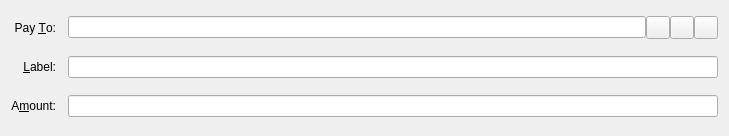
<?xml version="1.0" encoding="UTF-8"?>
<ui version="4.0">
 <class>SendCoinsEntry</class>
 <widget class="QFrame" name="SendCoinsEntry">
  <property name="geometry">
   <rect>
    <x>0</x>
    <y>0</y>
    <width>729</width>
    <height>136</height>
   </rect>
  </property>
  <property name="windowTitle">
   <string>Form</string>
  </property>
  <property name="styleSheet">
   <string notr="true">#SendCoinsEntry{border:none}</string>
  </property>
  <property name="frameShape">
   <enum>QFrame::StyledPanel</enum>
  </property>
  <property name="frameShadow">
   <enum>QFrame::Sunken</enum>
  </property>
  <layout class="QGridLayout" name="gridLayout">
   <property name="spacing">
    <number>12</number>
   </property>
   <item row="5" column="0">
    <widget class="QLabel" name="label">
     <property name="font">
      <font>
       <family>Helvetica</family>
       <weight>50</weight>
       <bold>false</bold>
      </font>
     </property>
     <property name="text">
      <string>A&amp;mount:</string>
     </property>
     <property name="alignment">
      <set>Qt::AlignRight|Qt::AlignTrailing|Qt::AlignVCenter</set>
     </property>
     <property name="buddy">
      <cstring>payAmount</cstring>
     </property>
    </widget>
   </item>
   <item row="3" column="0">
    <widget class="QLabel" name="label_2">
     <property name="font">
      <font>
       <family>Helvetica</family>
       <weight>50</weight>
       <bold>false</bold>
      </font>
     </property>
     <property name="text">
      <string>Pay &amp;To:</string>
     </property>
     <property name="alignment">
      <set>Qt::AlignRight|Qt::AlignTrailing|Qt::AlignVCenter</set>
     </property>
     <property name="buddy">
      <cstring>payTo</cstring>
     </property>
    </widget>
   </item>
   <item row="5" column="1">
    <widget class="BitcoinAmountField" name="payAmount">
     <property name="font">
      <font>
       <family>Helvetica</family>
       <weight>50</weight>
       <bold>false</bold>
      </font>
     </property>
    </widget>
   </item>
   <item row="4" column="0">
    <widget class="QLabel" name="label_4">
     <property name="font">
      <font>
       <family>Helvetica</family>
       <weight>50</weight>
       <bold>false</bold>
      </font>
     </property>
     <property name="text">
      <string>&amp;Label:</string>
     </property>
     <property name="alignment">
      <set>Qt::AlignRight|Qt::AlignTrailing|Qt::AlignVCenter</set>
     </property>
     <property name="buddy">
      <cstring>addAsLabel</cstring>
     </property>
    </widget>
   </item>
   <item row="3" column="1">
    <layout class="QHBoxLayout" name="payToLayout">
     <property name="spacing">
      <number>0</number>
     </property>
     <item>
      <widget class="QValidatedLineEdit" name="payTo">
       <property name="font">
        <font>
         <family>Helvetica</family>
         <weight>50</weight>
         <bold>false</bold>
        </font>
       </property>
       <property name="toolTip">
        <string>The address to send the payment to (e.g. 1NS17iag9jJgTHD1VXjvLCEnZuQ3rJDE9L)</string>
       </property>
       <property name="maxLength">
        <number>34</number>
       </property>
      </widget>
     </item>
     <item>
      <widget class="QToolButton" name="addressBookButton">
       <property name="font">
        <font>
         <family>Helvetica</family>
         <weight>50</weight>
         <bold>false</bold>
        </font>
       </property>
       <property name="toolTip">
        <string>Choose address from address book</string>
       </property>
       <property name="text">
        <string/>
       </property>
       <property name="icon">
        <iconset resource="../bitcoin.qrc">
         <normaloff>:/icons/address-book</normaloff>:/icons/address-book</iconset>
       </property>
       <property name="shortcut">
        <string>Alt+A</string>
       </property>
      </widget>
     </item>
     <item>
      <widget class="QToolButton" name="pasteButton">
       <property name="font">
        <font>
         <family>Helvetica</family>
         <weight>50</weight>
         <bold>false</bold>
        </font>
       </property>
       <property name="toolTip">
        <string>Paste address from clipboard</string>
       </property>
       <property name="text">
        <string/>
       </property>
       <property name="icon">
        <iconset resource="../bitcoin.qrc">
         <normaloff>:/icons/editpaste</normaloff>:/icons/editpaste</iconset>
       </property>
       <property name="shortcut">
        <string>Alt+P</string>
       </property>
      </widget>
     </item>
     <item>
      <widget class="QToolButton" name="deleteButton">
       <property name="font">
        <font>
         <family>Helvetica</family>
         <weight>50</weight>
         <bold>false</bold>
        </font>
       </property>
       <property name="toolTip">
        <string>Remove this recipient</string>
       </property>
       <property name="text">
        <string/>
       </property>
       <property name="icon">
        <iconset resource="../bitcoin.qrc">
         <normaloff>:/icons/remove</normaloff>:/icons/remove</iconset>
       </property>
      </widget>
     </item>
    </layout>
   </item>
   <item row="4" column="1">
    <widget class="QValidatedLineEdit" name="addAsLabel">
     <property name="font">
      <font>
       <family>Helvetica</family>
       <weight>50</weight>
       <bold>false</bold>
      </font>
     </property>
     <property name="toolTip">
      <string>Enter a label for this address to add it to your address book</string>
     </property>
    </widget>
   </item>
  </layout>
 </widget>
 <customwidgets>
  <customwidget>
   <class>BitcoinAmountField</class>
   <extends>QLineEdit</extends>
   <header>bitcoinamountfield.h</header>
   <container>1</container>
  </customwidget>
  <customwidget>
   <class>QValidatedLineEdit</class>
   <extends>QLineEdit</extends>
   <header>qvalidatedlineedit.h</header>
  </customwidget>
 </customwidgets>
 <resources>
  <include location="../bitcoin.qrc"/>
 </resources>
 <connections/>
</ui>
